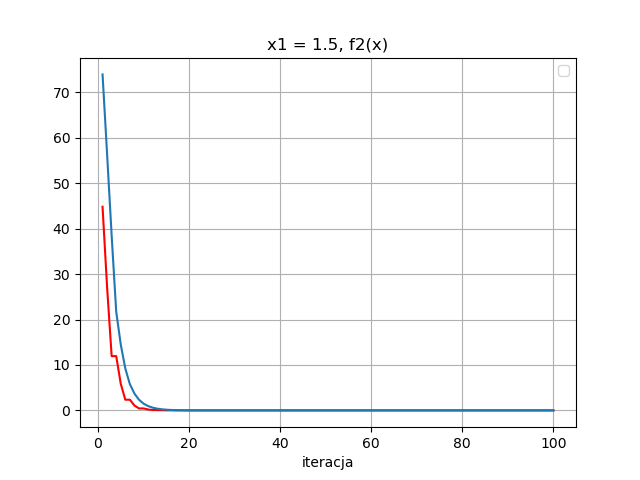

Here is the Python script that generated this plot:
import numpy as np		# importowanie przydatnych modulow
import matplotlib.pyplot as plt

fig = plt.figure()	# stworzenie domyslnego obiektu figure

file = "fun2_zad1.txt"	# wczytanie pliku z danymi
data = np.loadtxt(file)	# do tablicy data

x1 = data[:, 0]	
# x2 = data[:, 1]
# x3 = data[:, 2]
# xm = data[:, 3] 
f12 = data[:, 5]
f123 = data[:, 6]



plt.plot(x1, f12, 'r', x1, f123) # rysowanie wykresu
#plt.plot(t, np.cos(t), 'k-', lw=2, label='cos(t)') # wykres funkcji analitycznej

l1 = plt.legend()	# legenda
plt.grid()	# siatka pomocnicza

plt.xlabel('iteracja')	# tytuly osi i wykresu
plt.ylabel('')
plt.title('x1 = 1.5, f2(x)')

plt.savefig("wykres6.png")	# zapis wykresu do pliku
